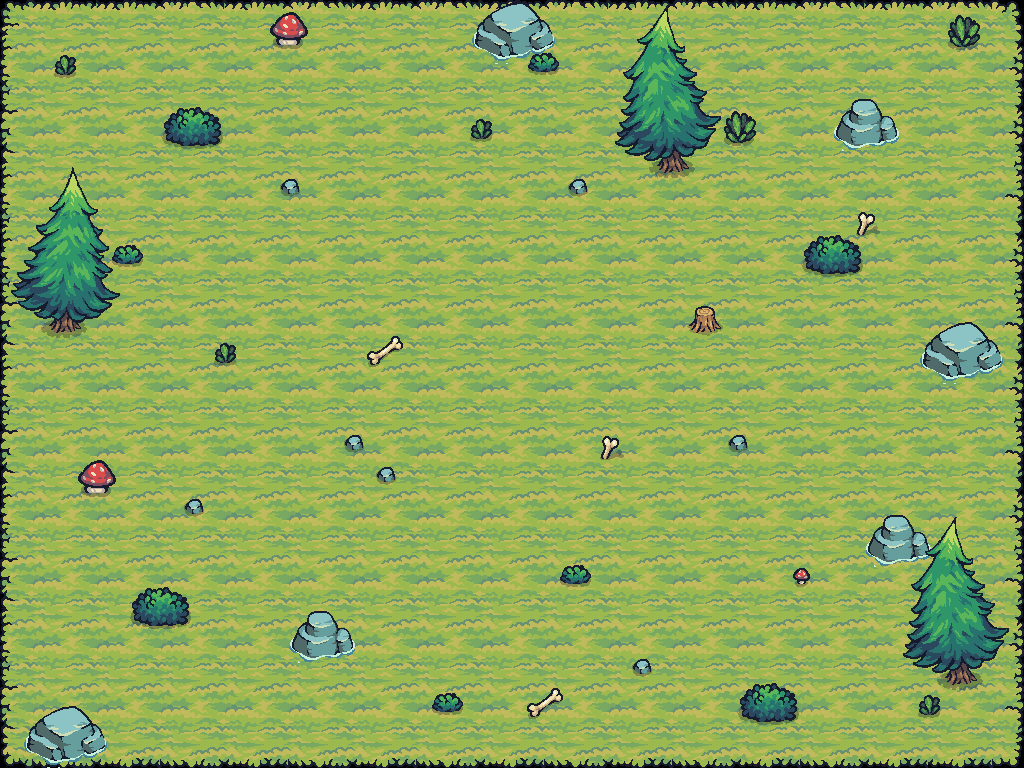

Tiled map render using the project's own tile images. Description and the map definition, with tile-layer contents summarised, below:
An orthogonal 32x24 tile map with 32x32 px tiles, 4 tile layers (Floor, Bushes, Big Rocks, Trees), 8 tilesets and 14 objects (3x mediumRock01, stump01, tree03, tree02, tree01, ...).

<map version="1.10" tiledversion="1.11.0" orientation="orthogonal" renderorder="right-down" width="32" height="24" tilewidth="32" tileheight="32" infinite="0" nextlayerid="10" nextobjectid="56">
 <tileset firstgid="1" source="../maps/Tilemap_Flat.tsx" />
 <tileset firstgid="161" source="../maps/Tilemap_Elevation.tsx" />
 <tileset firstgid="289" source="../maps/Rocks_01.tsx" />
 <tileset firstgid="417" source="../maps/Rocks_03.tsx" />
 <tileset firstgid="545" source="../maps/Rocks_04.tsx" />
 <tileset firstgid="673" source="../maps/Deco.tsx" />
 <tileset firstgid="691" source="../maps/Tree.tsx" />
 <tileset firstgid="1123" source="../maps/Goblin_House.tsx" />
 <layer id="1" name="Floor" width="32" height="24" locked="1">
  <data>[768 cells, 768 non-empty, 36 distinct tile ids]</data>
 </layer>
 <layer id="2" name="Bushes" width="32" height="24" locked="1">
  <data>[768 cells, 33 non-empty, 12 distinct tile ids]</data>
 </layer>
 <layer id="7" name="Big Rocks" width="32" height="24" locked="1">
  <data>[768 cells, 40 non-empty, 14 distinct tile ids]</data>
 </layer>
 <layer id="3" name="Trees" width="32" height="24" locked="1">
  <data>[768 cells, 80 non-empty, 56 distinct tile ids]</data>
 </layer>
 <objectgroup id="9" name="Obstacles" locked="1">
  <object id="25" name="stump01" x="687.5" y="304" width="34" height="31" />
  <object id="26" name="tree03" x="650.5" y="138.5" width="42.5" height="33.5" />
  <object id="27" name="tree02" x="40" y="292.667" width="49.3333" height="44" />
  <object id="28" name="tree01" x="939.333" y="657.333" width="40.6667" height="31.3333" />
  <object id="30" name="topWall" x="2.66667" y="1.33333" width="1018.67" height="32" />
  <object id="32" name="bottomWall" x="1.665" y="734.5" width="1022.17" height="32" />
  <object id="33" name="leftWall" x="1" y="1.5" width="30" height="765.5" />
  <object id="35" name="rightWall" x="993.5" y="0.75" width="30" height="765.5" />
  <object id="44" name="bigRock03" x="523.333" y="-2">
   <polygon points="0,0 29.3333,31.3333 31.3333,44.6667 -18.6667,62 -50.6667,46.6667 -46,26 -15.3333,3.33333" />
  </object>
  <object id="45" name="bigRock02" x="968.667" y="320.667">
   <polygon points="0,0 29.3333,31.3333 31.3333,44.6667 -18.6667,62 -50.6667,46.6667 -46,26 -15.3333,3.33333" />
  </object>
  <object id="46" name="bigRock01" x="74" y="704">
   <polygon points="0,0 29.3333,31.3333 31.3333,44.6667 -18.6667,62 -50.6667,46.6667 -46,26 -15.3333,3.33333" />
  </object>
  <object id="53" name="mediumRock01" x="872.9" y="93.3333">
   <polygon points="0,0 25.9946,29.3118 27.7669,41.785 -16.542,58 -44.8998,43.6559 -40.7642,24.3226 -13.588,3.11828" />
  </object>
  <object id="54" name="mediumRock01" x="329.333" y="605.333">
   <polygon points="0,0 25.9946,29.3118 27.7669,41.785 -16.542,58 -44.8998,43.6559 -40.7642,24.3226 -13.588,3.11828" />
  </object>
  <object id="55" name="mediumRock01" x="904" y="509.333">
   <polygon points="0,0 25.9946,29.3118 27.7669,41.785 -16.542,58 -44.8998,43.6559 -40.7642,24.3226 -13.588,3.11828" />
  </object>
 </objectgroup>
</map>
